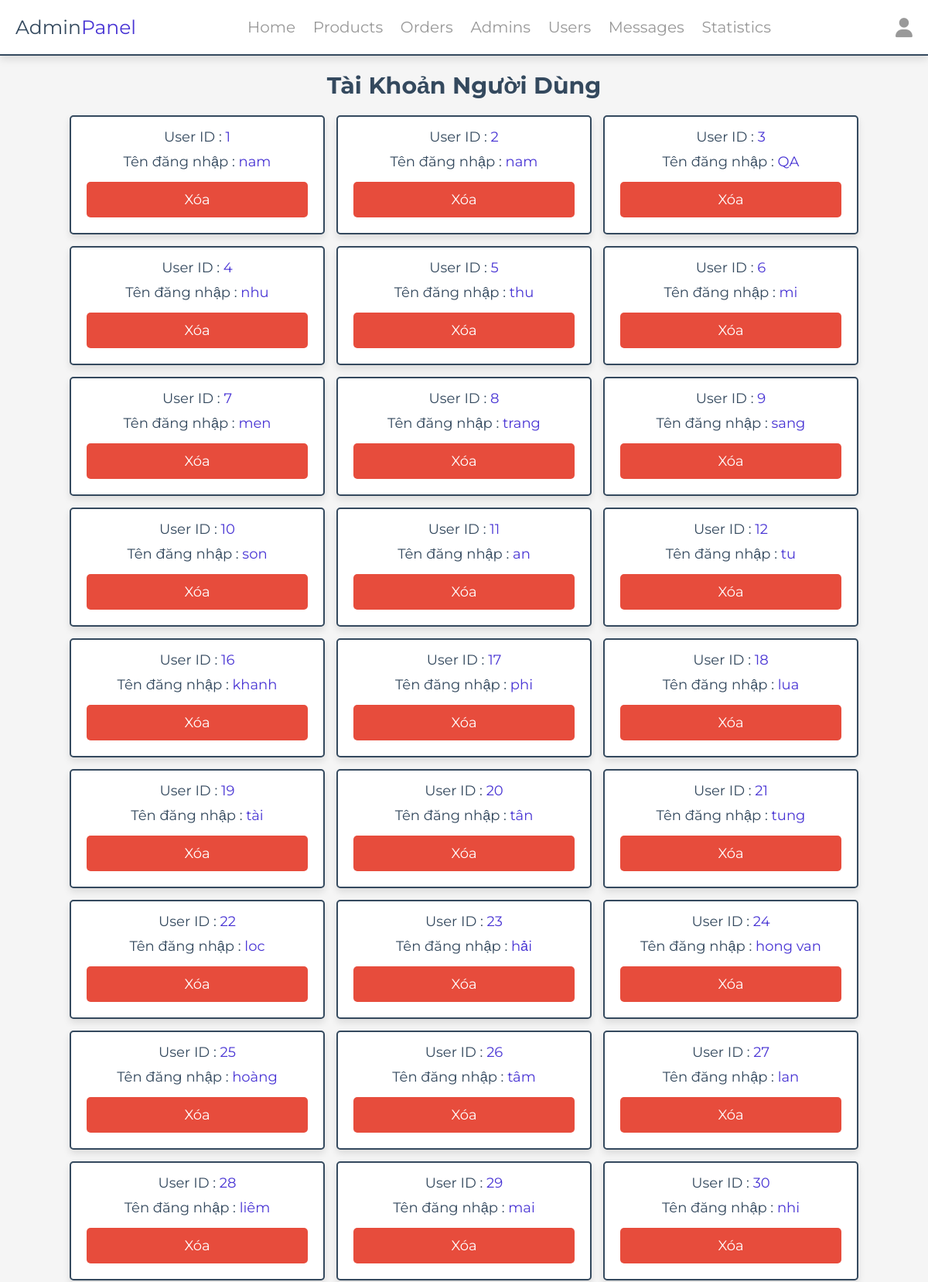
/admin/users_account.php (signed in, upper part), run on the app's committed database.
### tables this page shows
CREATE TABLE `users` (
  `id` int(100) NOT NULL,
  `name` varchar(20) NOT NULL,
  `email` varchar(50) NOT NULL,
  `number` varchar(10) NOT NULL,
  `password` varchar(50) NOT NULL,
  `address` varchar(500) NOT NULL
);

### admin/users_account.php (the view, shortened to what this page needs)
<?php
include '../components/connect.php';
?>
<!DOCTYPE html>
<html lang="en">
<head>
   <link rel="stylesheet" href="https://cdnjs.cloudflare.com/ajax/libs/font-awesome/6.1.1/css/all.min.css">
   <link rel="stylesheet" href="../css/admin_style.css">
</head>
<body>
<?php include '../components/admin_header.php' ?>
<section class="accounts">
   <h1 class="heading">Tài khoản người dùng</h1>
   <div class="box-container">
   <?php
      $select_account = $conn->prepare("SELECT * FROM `users`");
      $select_account->execute();
      if($select_account->rowCount() > 0){
         while($fetch_accounts = $select_account->fetch(PDO::FETCH_ASSOC)){
   ?>
   <div class="box">
      <p> User ID : <span><?= $fetch_accounts['id']; ?></span> </p>
      <p> Tên đăng nhập : <span><?= $fetch_accounts['name']; ?></span> </p>
      <a href="users_accounts.php?delete=<?= $fetch_accounts['id']; ?>" class="delete-btn" onclick="return confirm('Bạn muốn xóa tài khoản này?');">Xóa</a>
   </div>
   <?php
      }
   }else{
      echo '<p class="empty">Không có tài khoản khả dụng</p>';
   }
   ?>
   </div>
</section>
</body>
</html>

### css/admin_style.css (style rules this page uses)
:root { --main-color:#4834d4; --red:#e74c3c; --orange:#f39c12; --black:#34495e; --white:#fff; --light-bg:#f5f5f5; --light-color:#999; --border:.2rem solid var(--black); --box-shadow:0 .5rem 1rem rgba(0,0,0,.1); }
* { font-family: 'Montserrat', sans-serif; margin:0; padding:0; box-sizing: border-box; text-decoration: none; outline: none; border:none; }
html { font-size: 62.5%; overflow-x: hidden; }
body { background-color: var(--light-bg); }
section { max-width: 1200px; margin:0 auto; padding:2rem; }
.btn, .delete-btn, .option-btn { display: block; margin-top: 1rem; border-radius: .5rem; cursor: pointer; width: 100%; font-size: 1.8rem; color:var(--white); padding:1.2rem 3rem; text-transform: capitalize; text-align: center; }
.delete-btn { background-color: var(--red); }
.heading { text-align: center; margin-bottom: 2rem; text-transform: capitalize; color:var(--black); font-size: 3rem; }
.accounts .box-container { display: grid; grid-template-columns: repeat(auto-fit, 33rem); gap:1.5rem; justify-content: center; align-items: flex-start; }
.accounts .box-container .box { background-color: var(--white); border-radius: .5rem; box-shadow: var(--box-shadow); border:var(--border); padding:2rem; padding-top: 1rem; text-align: center; }
.accounts .box-container .box p { padding: .5rem 0; font-size: 1.8rem; color:var(--black); }
.accounts .box-container .box p span { color:var(--main-color); }

### data on the page
users: id "1", name "nam"
users: id "2", name "nam"
users: id "3", name "QA"
users: id "4", name "nhu"
users: id "5", name "thu"
users: id "6", name "mi"
users: id "7", name "men"
users: id "8", name "trang"
users: id "9", name "sang"
users: id "10", name "son"
users: id "11", name "an"
users: id "12", name "tu"
users: id "16", name "khanh"
users: id "17", name "phi"
users: id "18", name "lua"
users: id "19", name "tài"
users: id "20", name "tân"
users: id "21", name "tung"
users: id "22", name "loc"
users: id "23", name "hải"
users: id "24", name "hong van"
users: id "25", name "hoàng"
users: id "26", name "tâm"
users: id "27", name "lan"
users: id "28", name "liêm"
users: id "29", name "mai"
users: id "30", name "nhi"
